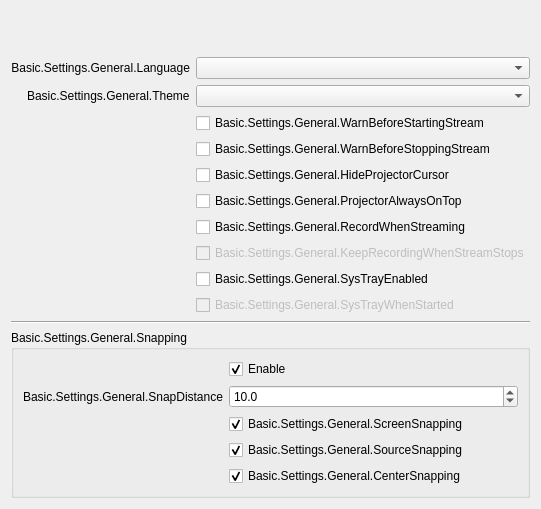
       <widget class="QWidget" name="generalPage">
        <layout class="QFormLayout" name="formLayout_2">
         <property name="fieldGrowthPolicy">
          <enum>QFormLayout::AllNonFixedFieldsGrow</enum>
         </property>
         <property name="labelAlignment">
          <set>Qt::AlignRight|Qt::AlignTrailing|Qt::AlignVCenter</set>
         </property>
         <item row="0" column="0">
          <spacer name="verticalSpacer">
           <property name="orientation">
            <enum>Qt::Vertical</enum>
           </property>
           <property name="sizeHint" stdset="0">
            <size>
             <width>20</width>
             <height>40</height>
            </size>
           </property>
          </spacer>
         </item>
         <item row="1" column="0">
          <widget class="QLabel" name="label">
           <property name="minimumSize">
            <size>
             <width>170</width>
             <height>0</height>
            </size>
           </property>
           <property name="text">
            <string>Basic.Settings.General.Language</string>
           </property>
           <property name="alignment">
            <set>Qt::AlignRight|Qt::AlignTrailing|Qt::AlignVCenter</set>
           </property>
           <property name="buddy">
            <cstring>language</cstring>
           </property>
          </widget>
         </item>
         <item row="1" column="1">
          <widget class="QComboBox" name="language"/>
         </item>
         <item row="2" column="0">
          <widget class="QLabel" name="label_42">
           <property name="text">
            <string>Basic.Settings.General.Theme</string>
           </property>
           <property name="buddy">
            <cstring>theme</cstring>
           </property>
          </widget>
         </item>
         <item row="2" column="1">
          <widget class="QComboBox" name="theme"/>
         </item>
         <item row="3" column="1">
          <widget class="QCheckBox" name="warnBeforeStreamStart">
           <property name="text">
            <string>Basic.Settings.General.WarnBeforeStartingStream</string>
           </property>
          </widget>
         </item>
         <item row="4" column="1">
          <widget class="QCheckBox" name="warnBeforeStreamStop">
           <property name="text">
            <string>Basic.Settings.General.WarnBeforeStoppingStream</string>
           </property>
          </widget>
         </item>
         <item row="7" column="1">
          <widget class="QCheckBox" name="recordWhenStreaming">
           <property name="text">
            <string>Basic.Settings.General.RecordWhenStreaming</string>
           </property>
          </widget>
         </item>
         <item row="9" column="1">
          <widget class="QCheckBox" name="systemTrayEnabled">
           <property name="text">
            <string>Basic.Settings.General.SysTrayEnabled</string>
           </property>
          </widget>
         </item>
         <item row="10" column="1">
          <widget class="QCheckBox" name="systemTrayWhenStarted">
           <property name="enabled">
            <bool>false</bool>
           </property>
           <property name="text">
            <string>Basic.Settings.General.SysTrayWhenStarted</string>
           </property>
          </widget>
         </item>
         <item row="11" column="0" colspan="2">
          <widget class="Line" name="line_4">
           <property name="orientation">
            <enum>Qt::Horizontal</enum>
           </property>
          </widget>
         </item>
         <item row="12" column="0" colspan="2">
          <widget class="QGroupBox" name="groupBox_10">
           <property name="enabled">
            <bool>true</bool>
           </property>
           <property name="sizePolicy">
            <sizepolicy hsizetype="Preferred" vsizetype="Maximum">
             <horstretch>0</horstretch>
             <verstretch>0</verstretch>
            </sizepolicy>
           </property>
           <property name="title">
            <string>Basic.Settings.General.Snapping</string>
           </property>
           <property name="flat">
            <bool>false</bool>
           </property>
           <layout class="QFormLayout" name="formLayout_21">
            <property name="labelAlignment">
             <set>Qt::AlignRight|Qt::AlignTrailing|Qt::AlignVCenter</set>
            </property>
            <item row="0" column="1">
             <widget class="QCheckBox" name="snappingEnabled">
              <property name="text">
               <string>Enable</string>
              </property>
              <property name="checked">
               <bool>true</bool>
              </property>
             </widget>
            </item>
            <item row="2" column="1">
             <widget class="QCheckBox" name="screenSnapping">
              <property name="text">
               <string>Basic.Settings.General.ScreenSnapping</string>
              </property>
              <property name="checked">
               <bool>true</bool>
              </property>
             </widget>
            </item>
            <item row="4" column="1">
             <widget class="QCheckBox" name="centerSnapping">
              <property name="text">
               <string>Basic.Settings.General.CenterSnapping</string>
              </property>
              <property name="checked">
               <bool>true</bool>
              </property>
             </widget>
            </item>
            <item row="3" column="1">
             <widget class="QCheckBox" name="sourceSnapping">
              <property name="text">
               <string>Basic.Settings.General.SourceSnapping</string>
              </property>
              <property name="checked">
               <bool>true</bool>
              </property>
             </widget>
            </item>
            <item row="1" column="1">
             <widget class="QDoubleSpinBox" name="snapDistance">
              <property name="decimals">
               <number>1</number>
              </property>
              <property name="singleStep">
               <double>0.500000000000000</double>
              </property>
              <property name="value">
               <double>10.000000000000000</double>
              </property>
             </widget>
            </item>
            <item row="1" column="0">
             <widget class="QLabel" name="label_9">
              <property name="minimumSize">
               <size>
                <width>170</width>
                <height>0</height>
               </size>
              </property>
              <property name="text">
               <string>Basic.Settings.General.SnapDistance</string>
              </property>
              <property name="alignment">
               <set>Qt::AlignRight|Qt::AlignTrailing|Qt::AlignVCenter</set>
              </property>
             </widget>
            </item>
           </layout>
          </widget>
         </item>
         <item row="5" column="1">
          <widget class="QCheckBox" name="hideProjectorCursor">
           <property name="text">
            <string>Basic.Settings.General.HideProjectorCursor</string>
           </property>
          </widget>
         </item>
         <item row="8" column="1">
          <widget class="QCheckBox" name="keepRecordStreamStops">
           <property name="enabled">
            <bool>false</bool>
           </property>
           <property name="text">
            <string>Basic.Settings.General.KeepRecordingWhenStreamStops</string>
           </property>
          </widget>
         </item>
         <item row="6" column="1">
          <widget class="QCheckBox" name="projectorAlwaysOnTop">
           <property name="text">
            <string>Basic.Settings.General.ProjectorAlwaysOnTop</string>
           </property>
          </widget>
         </item>
        </layout>
       </widget>
